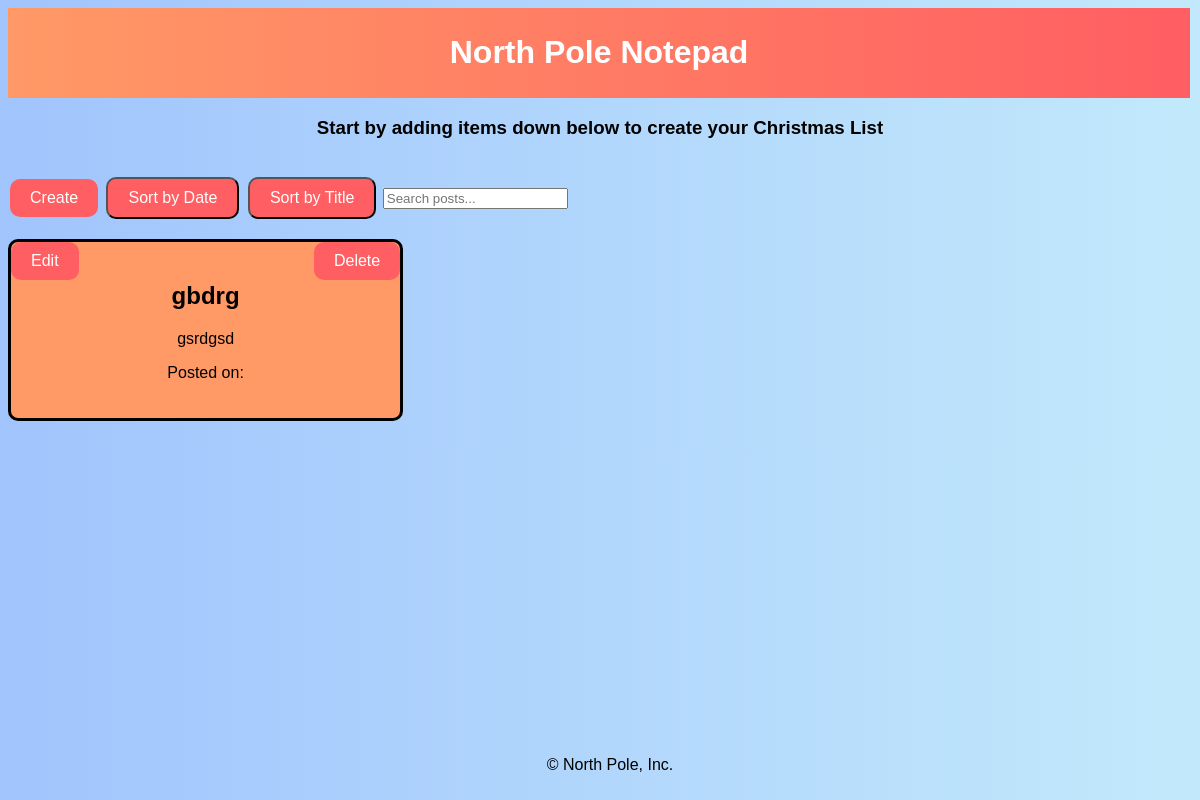
The app's page /, older data.
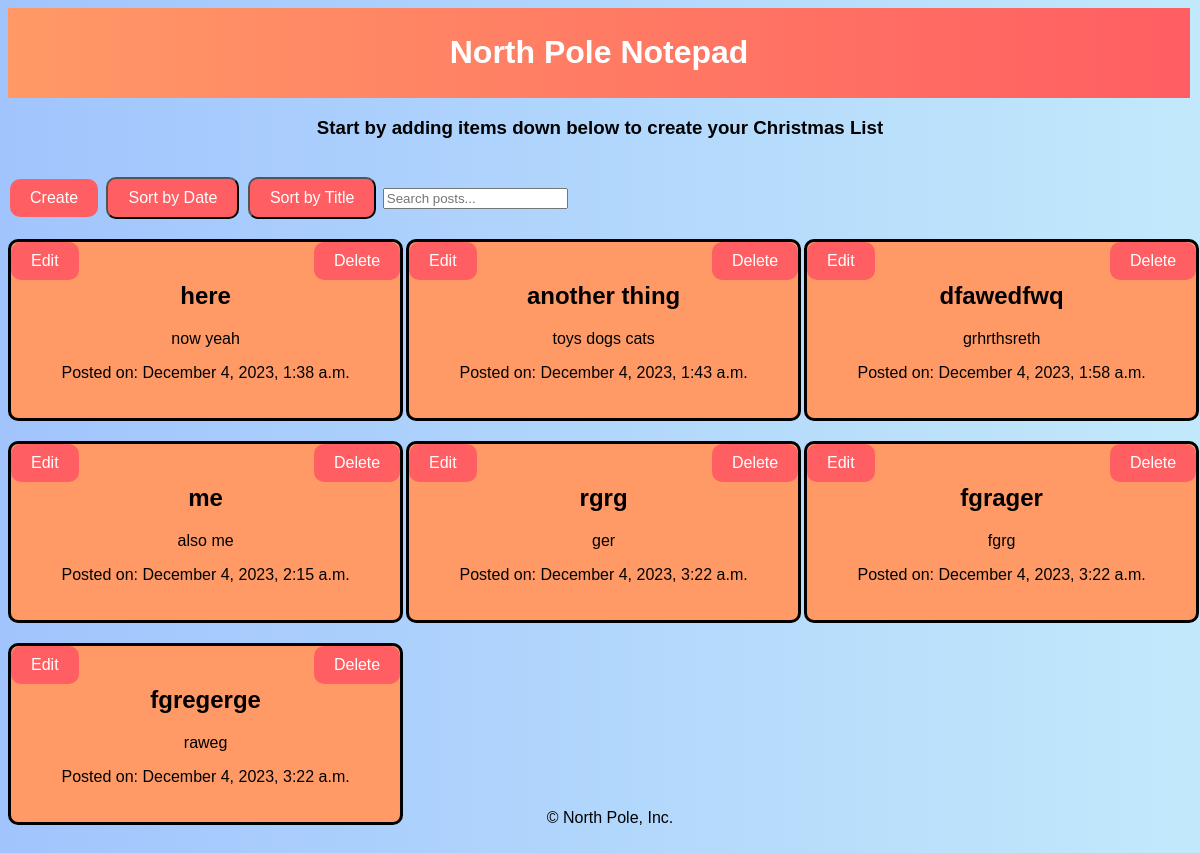
The same page, newer data.
### blog_app/models.py (models this page shows)
class Post(models.Model):
    title = models.CharField(max_length=200)
    content = models.TextField()
    created_at = models.DateTimeField(auto_now_add=True)

### blog_app/views.py (the view)
# urls.py: path('', views.post_list, name='post_list'),
def post_list(request):
    posts = Post.objects.all()
    return render(request, 'post_list.html', {'posts': posts})

### blog_app/templates/post_list.html (shortened to what this page needs)
{% extends 'base.html' %}
{% load static %}
{% block content %}
    <center>
        <h3>Start by adding items down below to create your Christmas List</h3>
    </center>
    <a href="{% url 'post_new' %}" class="button">Create</a>
    <button id="sort-by-date" class="button">Sort by Date</button>
    <button id="sort-by-title" class="button">Sort by Title</button>
    <input type="text" id="search-bar" placeholder="Search posts...">
    <div class="post-container">
        {% for post in posts %}
        <div class="post" id="post-{{ post.id }}" data-created="{{ post.created_at }}" data-title="{{ post.title|escapejs }}">
            <a href="{% url 'post_delete' post.id %}" class="delete-button">Delete</a>
            <a href="{% url 'post_edit' post.id %}" class="edit-button">Edit</a>
            <h2>{{ post.title }}</h2>
            <p>{{ post.content }}</p>
            <p>Posted on: {{ post.created_at|date:"F j, Y, P" }}</p>
        </div>
        {% endfor %}
    </div>
{% endblock %}

### blog_app/templates/base.html (shortened to what this page needs)
{% load static %}
<!DOCTYPE html>
<html>
<head>
    <link rel="stylesheet" type="text/css" href="{% static 'styles.css' %}">
</head>
<body>
    <header>
        <h1>North Pole Notepad</h1>
    </header>
    {% block content %}
    {% endblock %}
    <footer>
        <p>&copy; {{ year }} North Pole, Inc.</p>
    </footer>
    </body>
    </html>

### blog_app/static/styles.css (style rules this page uses)
body { font-family: Arial, sans-serif; background: linear-gradient(to right, #a1c4fd, #c2e9fb); }
header { background: linear-gradient(to right, #ff9966, #ff5e62); color: white; padding: 5px; text-align: center; width: 99%; }
.post-container { column-gap: 10px; display: grid; grid-template-columns: repeat(3, 1fr); }
.post { break-inside: avoid; padding: 20px; margin-bottom: 20px; border: 3px solid #000000; background-color: #ff9966; text-align: center; position: relative; border-radius: 10px; width: 90%; }
.button { background-color: #ff5e62; color: white; padding: 10px 20px; text-align: center; text-decoration: none; display: inline-block; font-size: 16px; margin: 20px 2px; cursor: pointer; border-radius: 10px; }
.delete-button { position: absolute; top: 0; right: 0; background-color: #ff5e62; color: white; padding: 10px 20px; text-align: center; text-decoration: none; display: inline-block; font-size: 16px; cursor: pointer; border-radius: 10px; }
.edit-button { position: absolute; top: 0; left: 0; background-color: #ff5e62; color: white; padding: 10px 20px; text-align: center; text-decoration: none; display: inline-block; font-size: 16px; cursor: pointer; border-radius: 10px; }
footer { background: #333 color: white; text-align: center; padding: 10px; position: fixed; left: 0; bottom: 0; width: 100%; }

Row changes from the older to the newer data that the page shows:
removed Post: title "gbdrg", content "gsrdgsd"
added Post: title "here", content "now yeah", created_at "December 4, 2023, 1:38 a.m."
added Post: title "another thing", content "toys dogs cats", created_at "December 4, 2023, 1:43 a.m."
added Post: title "dfawedfwq", content "grhrthsreth", created_at "December 4, 2023, 1:58 a.m."
added Post: title "me", content "also me", created_at "December 4, 2023, 2:15 a.m."
added Post: title "rgrg", content "ger", created_at "December 4, 2023, 3:22 a.m."
added Post: title "fgrager", content "fgrg", created_at "December 4, 2023, 3:22 a.m."
added Post: title "fgregerge", content "raweg", created_at "December 4, 2023, 3:22 a.m."
